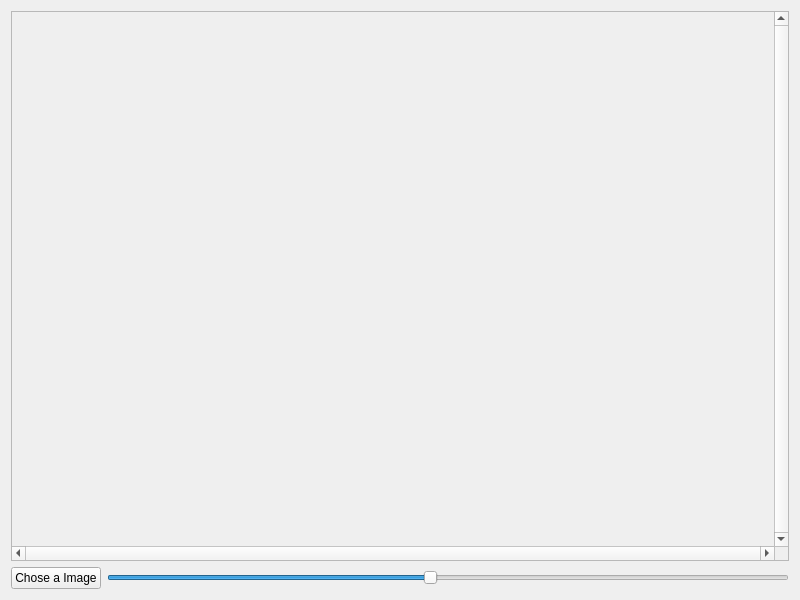
<?xml version="1.0" encoding="UTF-8"?>
<ui version="4.0">
 <class>MainWindow</class>
 <widget class="QMainWindow" name="MainWindow">
  <property name="geometry">
   <rect>
    <x>0</x>
    <y>0</y>
    <width>800</width>
    <height>600</height>
   </rect>
  </property>
  <property name="windowTitle">
   <string>MainWindow</string>
  </property>
  <widget class="QWidget" name="centralWidget">
   <property name="enabled">
    <bool>true</bool>
   </property>
   <property name="inputMethodHints">
    <set>Qt::ImhHiddenText</set>
   </property>
   <layout class="QGridLayout" name="gridLayout">
    <item row="0" column="0" colspan="2">
     <widget class="QScrollArea" name="scrollArea">
      <property name="verticalScrollBarPolicy">
       <enum>Qt::ScrollBarAlwaysOn</enum>
      </property>
      <property name="horizontalScrollBarPolicy">
       <enum>Qt::ScrollBarAlwaysOn</enum>
      </property>
      <property name="sizeAdjustPolicy">
       <enum>QAbstractScrollArea::AdjustToContents</enum>
      </property>
      <property name="widgetResizable">
       <bool>true</bool>
      </property>
      <property name="alignment">
       <set>Qt::AlignCenter</set>
      </property>
      <widget class="QWidget" name="scrollAreaWidgetContents">
       <property name="geometry">
        <rect>
         <x>0</x>
         <y>0</y>
         <width>766</width>
         <height>519</height>
        </rect>
       </property>
       <layout class="QGridLayout" name="gridLayout_2">
        <item row="0" column="0">
         <widget class="QLabel" name="lb_Image">
          <property name="enabled">
           <bool>true</bool>
          </property>
          <property name="cursor">
           <cursorShape>ArrowCursor</cursorShape>
          </property>
          <property name="text">
           <string/>
          </property>
          <property name="alignment">
           <set>Qt::AlignCenter</set>
          </property>
         </widget>
        </item>
       </layout>
      </widget>
     </widget>
    </item>
    <item row="1" column="0">
     <widget class="QPushButton" name="pb_ChoseImage">
      <property name="text">
       <string>Chose a Image</string>
      </property>
     </widget>
    </item>
    <item row="1" column="1">
     <widget class="QSlider" name="slider_ReSize">
      <property name="minimum">
       <number>-9</number>
      </property>
      <property name="maximum">
       <number>10</number>
      </property>
      <property name="orientation">
       <enum>Qt::Horizontal</enum>
      </property>
     </widget>
    </item>
   </layout>
  </widget>
  <widget class="QMenuBar" name="menuBar">
   <property name="geometry">
    <rect>
     <x>0</x>
     <y>0</y>
     <width>800</width>
     <height>21</height>
    </rect>
   </property>
  </widget>
 </widget>
 <layoutdefault spacing="6" margin="11"/>
 <resources/>
 <connections/>
</ui>
